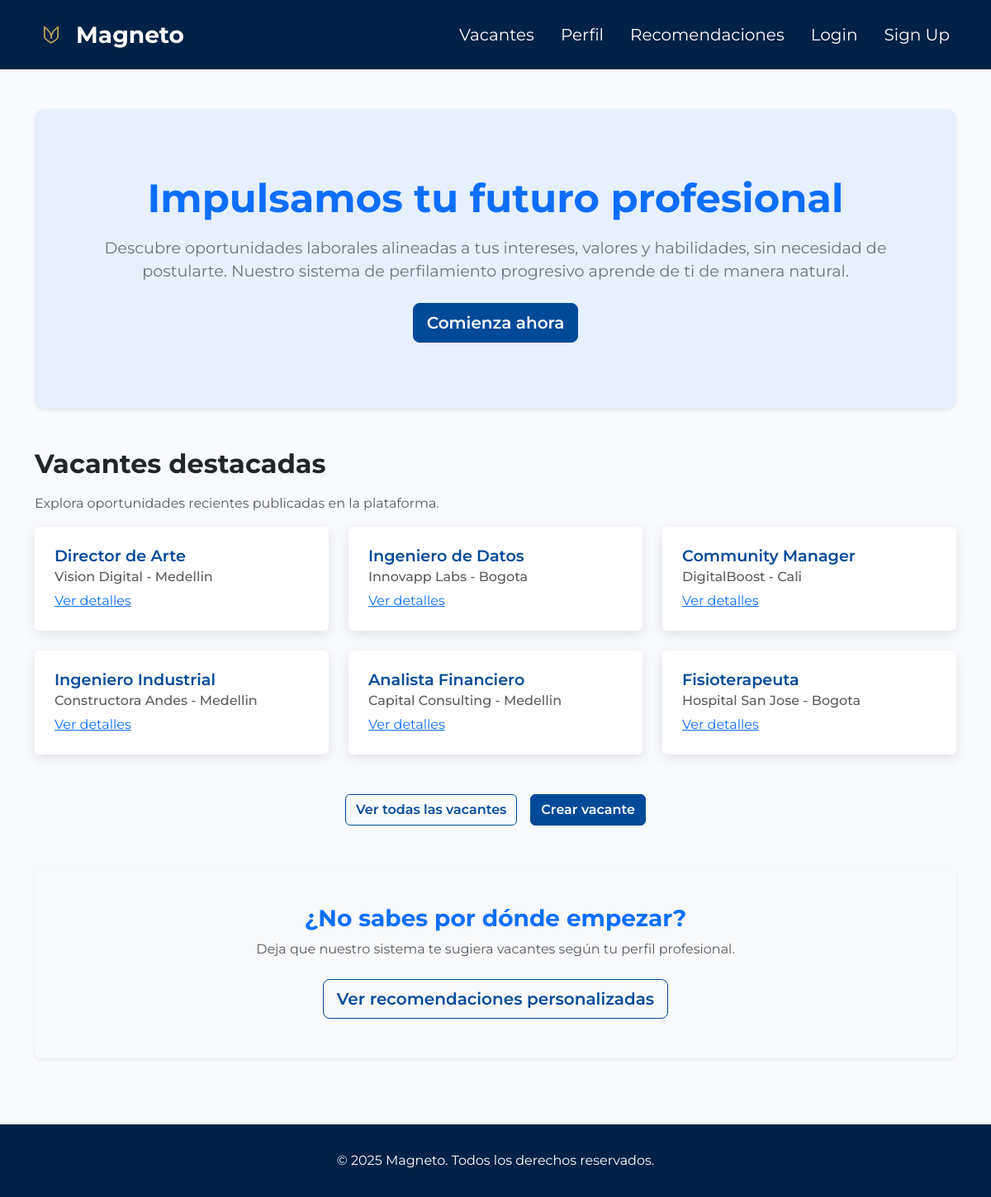
The page / on the database its author committed.
### jobs/models.py (models this page shows, shortened)
class Job(models.Model):
    CATEGORIAS_TRABAJO = [
        ("diseno_grafico", "Diseño gráfico"),
        ("ingenieria_informatica", "Ingeniería informática"),
        ("marketing_digital", "Marketing digital"),
        ("ingenierias", "Ingenierias"),
        ("finanzas", "Finanzas"),
        ("salud", "Salud"),
        ("educacion", "Educación"),
        ("administracion", "Administración"),
        ("recursos_humanos", "Recursos humanos"),
    ]
    TIPO_EMPLEO = [
        ('tiempo_completo', 'Tiempo completo'),
        ('medio_tiempo', 'Medio tiempo'),
        ('contrato', 'Contrato'),
        ('pasantia', 'Pasantía'),
        ('remoto', 'Remoto'),
    ]
    NIVEL_EXPERIENCIA = [
        ('entry', 'Entry'),
        ('junior', 'Junior'),
        ('mid', 'Mid'),
        ('senior', 'Senior'),
    ]
    creada_por = models.ForeignKey(User, on_delete=models.CASCADE, related_name='vacantes', blank=True, null=True)
    titulo = models.CharField(max_length=200)
    empresa = models.CharField(max_length=200)
    ubicacion = models.CharField(max_length=100)
    descripcion = models.TextField()
    responsabilidades = models.TextField(blank=True)
    requisitos = models.TextField(blank=True)
    rango_salarial = models.CharField(max_length=100, blank=True)
    tipo_empleo = models.CharField(
        max_length=50,
        choices=TIPO_EMPLEO
    , default='tiempo_completo'
    )
    nivel_experiencia = models.CharField(
        max_length=50,
        choices=NIVEL_EXPERIENCIA
    , default='entry'
    )
    habilidades_requeridas = models.TextField(blank=True, help_text="Lista separada por comas")
    fecha_publicacion = models.DateTimeField(auto_now_add=True)
    esta_activa = models.BooleanField(default=True)
    categoria_trabajo = models.CharField(
        max_length=100,
        choices=CATEGORIAS_TRABAJO,
        default="ingenieria_informatica"
    )

### accounts/views.py (the view)
# urls.py: path('', accountsViews.home),
def home(request):
    jobs = Job.objects.all().order_by('fecha_publicacion')[:6]
    return render(request, 'home.html', {'jobs': jobs})

### accounts/templates/home.html (shortened to what this page needs)
<!DOCTYPE html>
<html lang="es">
<head>
    <link href="https://cdn.jsdelivr.net/npm/bootstrap@5.3.3/dist/css/bootstrap.min.css" rel="stylesheet">
</head>
<body>
<nav class="navbar navbar-expand-lg navbar-dark" style="background-color: #002855; padding-top: 1rem; padding-bottom: 1rem;">
    <div class="container">
        <a class="navbar-brand fw-bold fs-3 d-flex align-items-center" href="#">
            <img src="/media/images/logoM.png" alt="Logo Magneto"> Magneto
        </a>
        <div class="collapse navbar-collapse justify-content-end" id="mainNavbar">
            <ul class="navbar-nav fs-5 gap-3">
                <li class="nav-item">
                    <a class="nav-link" href="{% url 'job_list' %}">Vacantes</a>
                </li>
                <li class="nav-item">
                    <a class="nav-link" href="{% url 'edit_profile' %}">Perfil</a>
                </li>
                <li class="nav-item">
                    <a class="nav-link" href="{% url 'recomendaciones' %}">Recomendaciones</a>
                </li>
                {% if user.is_authenticated %}
                    <li class="nav-item">
                        <a class="nav-link text-warning" href="{% url 'logoutaccount' %}">
                            Logout ({{ user.username }})
                        </a>
                    </li>
                {% else %}
                    <li class="nav-item">
                        <a class="nav-link" href="{% url 'loginaccount' %}">Login</a>
                    </li>
                    <li class="nav-item">
                        <a class="nav-link" href="{% url 'signupaccount' %}">Sign Up</a>
                    </li>
                {% endif %}
            </ul>
        </div>
    </div>
</nav>
<div class="container mt-5">
    <div class="hero shadow-sm">
        <h1 class="fw-bold text-primary">Impulsamos tu futuro profesional</h1>
        <p class="mt-3 mb-4 text-secondary">
            Descubre oportunidades laborales alineadas a tus intereses, valores y habilidades, sin necesidad de postularte. Nuestro sistema de perfilamiento progresivo aprende de ti de manera natural.
        </p>
        <a href="{% url 'edit_profile' %}" class="btn btn-primary btn-lg">Comienza ahora</a>
    </div>
</div>
<div class="container mt-5">
    <h2 class="fw-bold mb-3">Vacantes destacadas</h2>
    <p class="text-muted">Explora oportunidades recientes publicadas en la plataforma.</p>
    {% if jobs %}
    <div class="row">
        {% for job in jobs %}
        <div class="col-md-6 col-lg-4">
            <div class="card mb-4">
                <div class="card-body">
                    <h5 class="card-title">{{ job.titulo }}</h5>
                    <h6 class="card-subtitle mb-2 text-muted">{{ job.empresa }} - {{ job.ubicacion }}</h6>
                    <a href="{% url 'job_detail' job.id %}" class="card-link">Ver detalles</a>
                </div>
            </div>
        </div>
        {% endfor %}
    </div>
    {% else %}
    <div class="text-center my-5">
        <p class="text-muted">No hay vacantes disponibles en este momento.</p>
    </div>
    {% endif %}
    <div class="d-flex justify-content-center gap-3 mt-4">
        <a href="{% url 'job_list' %}" class="btn btn-outline-primary">Ver todas las vacantes</a>
        <a href="{% url 'job_create' %}" class="btn btn-primary">Crear vacante</a>
    </div>
</div>
<div class="container mt-5">
    <div class="card border-0 shadow-sm recomendaciones-card text-center bg-light">
        <div class="card-body py-5">
            <h3 class="fw-bold text-primary">¿No sabes por dónde empezar?</h3>
            <p class="text-muted mt-2 mb-4">Deja que nuestro sistema te sugiera vacantes según tu perfil profesional.</p>
            <a href="{% url 'recomendaciones' %}" class="btn btn-lg btn-outline-primary">Ver recomendaciones personalizadas</a>
        </div>
    </div>
</div>
<footer>
    <div class="container">
        © 2025 Magneto. Todos los derechos reservados.
    </div>
</footer>
</body>
</html>

### accounts/templates/home.html (style rules this page uses)
body { font-family: 'Montserrat', sans-serif; background-color: #f8fafd; transition: background-color 0.3s ease; }
.navbar { background-color: #002147 !important; }
.navbar .nav-link, .navbar .navbar-brand { color: #ffffff !important; }
.navbar-brand img { height: 40px; margin-right: 10px; transition: transform 0.3s ease; }
.hero { background-color: #e6f0ff; padding: 5rem 2rem; text-align: center; border-radius: 12px; box-shadow: 0 10px 30px rgba(0, 0, 0, 0.1); transition: all 0.3s ease; }
.hero h1 { font-size: 3rem; font-weight: 600; color: #004a99; animation: fadeInUp 1s ease-out forwards; }
.hero p { font-size: 1.2rem; color: #555; margin-top: 1rem; animation: fadeInUp 1.5s ease-out forwards; }
.btn-primary { background-color: #004a99; border-color: #004a99; font-weight: 600; transition: background-color 0.3s ease; }
.btn-outline-primary { border-color: #004a99; color: #004a99; font-weight: 600; transition: all 0.3s ease; }
.card { border: 0; box-shadow: 0 4px 15px rgba(0, 0, 0, 0.1); transition: transform 0.3s ease, box-shadow 0.3s ease; }
.card-body { padding: 1.5rem; }
.card-title { font-size: 1.2rem; font-weight: 600; color: #004a99; transition: color 0.3s ease; }
footer { margin-top: 5rem; padding: 2rem 0; background-color: #002147; text-align: center; font-size: 1rem; color: #ffffff; transition: background-color 0.3s ease; }
.recomendaciones-card { background-color: #f4f9ff; border-radius: 8px; transition: transform 0.3s ease, background-color 0.3s ease; }

### rows shown on the page
Job: titulo "Director de Arte", empresa "Vision Digital", ubicacion "Medellin"
Job: titulo "Ingeniero de Datos", empresa "Innovapp Labs", ubicacion "Bogota"
Job: titulo "Community Manager", empresa "DigitalBoost", ubicacion "Cali"
Job: titulo "Ingeniero Industrial", empresa "Constructora Andes", ubicacion "Medellin"
Job: titulo "Analista Financiero", empresa "Capital Consulting", ubicacion "Medellin"
Job: titulo "Fisioterapeuta", empresa "Hospital San Jose", ubicacion "Bogota"
